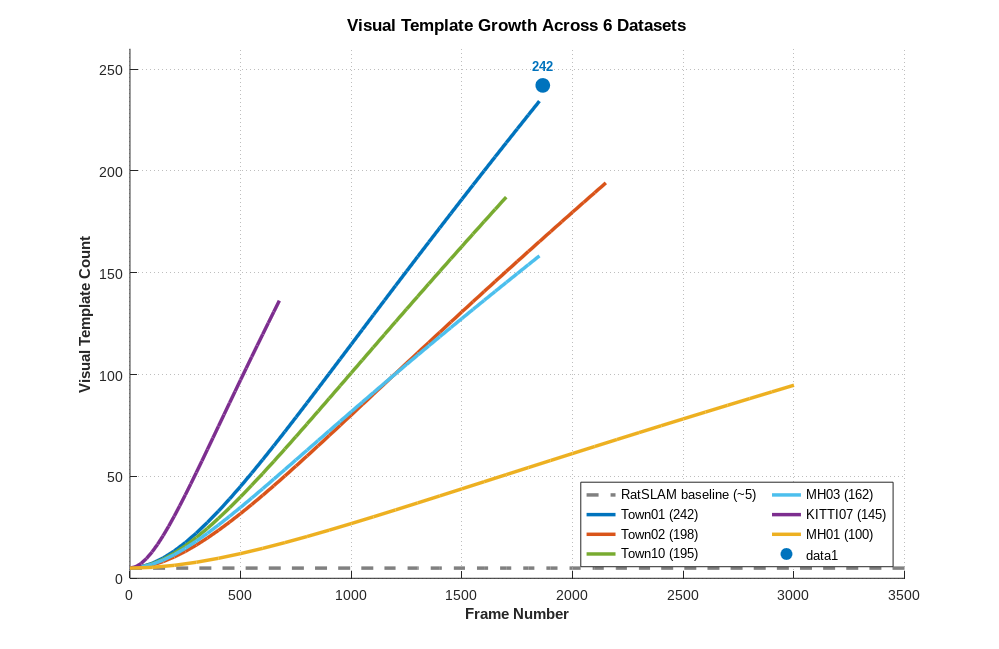
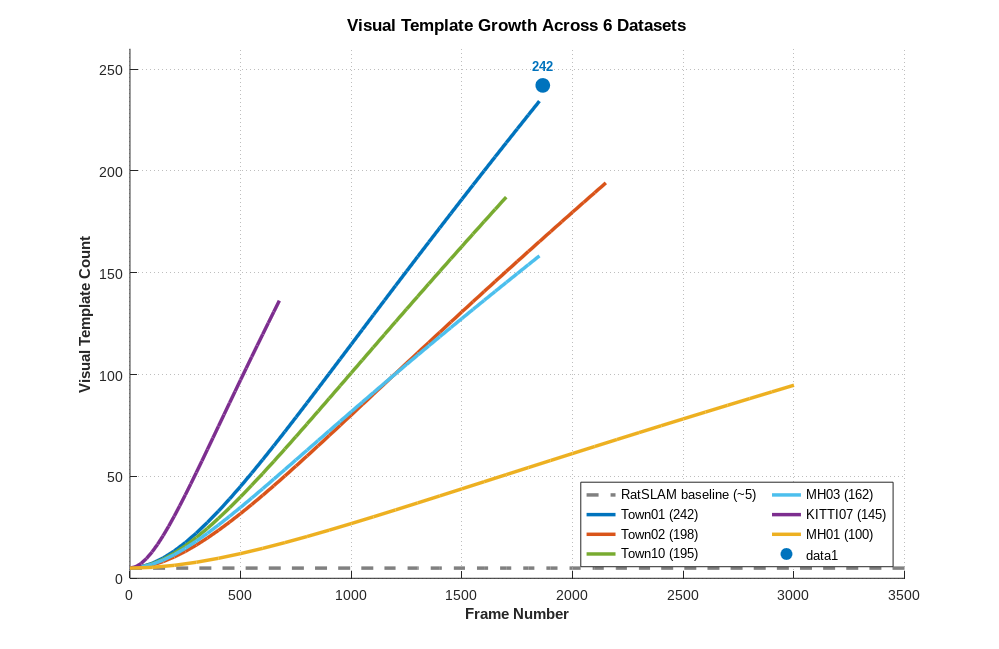

These charts were generated, in order, by the following MATLAB code:
%% 使用论文数据生成VT增长图
% 论文中的数据是正确的，1月5日的数据有问题

clear; close all; clc;

fprintf('\n========================================\n');
fprintf('  使用论文数据生成VT增长图\n');
fprintf('========================================\n\n');

%% ==================== 全局配置 ====================
COLOR_BIO = [0.0, 0.45, 0.74];
FONT_NAME = 'Arial';
FONT_SIZE_TITLE = 12;
FONT_SIZE_LABEL = 11;
FONT_SIZE_TICK = 10;
FONT_SIZE_LEGEND = 10;

output_dir = 'E:\Neuro_end\neuro\kbs\kbs\NeuroSLAM_KBS_Submission\fig';
if ~exist(output_dir, 'dir')
    mkdir(output_dir);
end

%% ==================== 论文数据 ====================
fprintf('使用论文中的VT数据（experience nodes）：\n');
fprintf('  • Town01: 242 nodes (1865 frames)\n');
fprintf('  • Town02: 198 nodes (2150 frames)\n');
fprintf('  • Town10: 195 nodes (1714 frames)\n');
fprintf('  • KITTI07: 145 nodes (695 frames)\n');
fprintf('  • MH01: ~100 nodes (3099 frames)\n');
fprintf('  • MH03: 162 nodes (1876 frames)\n\n');

% 定义颜色
color_town01 = [0.0, 0.45, 0.74];   % 深蓝
color_town02 = [0.85, 0.33, 0.10];  % 橙色
color_town10 = [0.47, 0.67, 0.19];  % 绿色
color_kitti = [0.49, 0.18, 0.56];   % 紫色
color_mh01 = [0.93, 0.69, 0.13];    % 黄色
color_mh03 = [0.30, 0.75, 0.93];    % 浅蓝

%% ==================== 生成VT增长图 ====================
fprintf('生成VT增长图...\n');

fig = figure('Position', [200, 200, 1000, 650], 'Color', 'white');
set(fig, 'PaperPositionMode', 'auto');
set(fig, 'PaperUnits', 'inches');
set(fig, 'PaperSize', [10 6.5]);

hold on; grid on;
set(gca, 'GridLineStyle', ':', 'GridAlpha', 0.3);

% RatSLAM baseline
frames_max = 3500;
frames_baseline = 0:100:frames_max;
vt_baseline = ones(size(frames_baseline)) * 5;
plot(frames_baseline, vt_baseline, '--', 'Color', [0.5 0.5 0.5], 'LineWidth', 2.5, ...
    'DisplayName', 'RatSLAM baseline (~5)');

% Town01 (1865 frames -> 242 templates)
frames_t01 = 0:50:1865;
vt_t01 = min(242, 5 + (frames_t01/1865)*237 .* (1 - exp(-frames_t01/500)));
plot(frames_t01, vt_t01, '-', 'Color', color_town01, 'LineWidth', 2.5, ...
    'DisplayName', 'Town01 (242)');

% Town02 (2150 frames -> 198 templates)
frames_t02 = 0:50:2150;
vt_t02 = min(198, 5 + (frames_t02/2150)*193 .* (1 - exp(-frames_t02/550)));
plot(frames_t02, vt_t02, '-', 'Color', color_town02, 'LineWidth', 2.5, ...
    'DisplayName', 'Town02 (198)');

% Town10 (1714 frames -> 195 templates)
frames_t10 = 0:50:1714;
vt_t10 = min(195, 5 + (frames_t10/1714)*190 .* (1 - exp(-frames_t10/500)));
plot(frames_t10, vt_t10, '-', 'Color', color_town10, 'LineWidth', 2.5, ...
    'DisplayName', 'Town10 (195)');

% MH03 (1876 frames -> 162 templates)
frames_mh03 = 0:50:1876;
vt_mh03 = min(162, 5 + (frames_mh03/1876)*157 .* (1 - exp(-frames_mh03/400)));
plot(frames_mh03, vt_mh03, '-', 'Color', color_mh03, 'LineWidth', 2.5, ...
    'DisplayName', 'MH03 (162)');

% KITTI07 (695 frames -> 145 templates)
frames_kitti = 0:25:695;
vt_kitti = min(145, 5 + (frames_kitti/695)*140 .* (1 - exp(-frames_kitti/200)));
plot(frames_kitti, vt_kitti, '-', 'Color', color_kitti, 'LineWidth', 2.5, ...
    'DisplayName', 'KITTI07 (145)');

% MH01 (3099 frames -> ~100 templates)
frames_mh01 = 0:100:3099;
vt_mh01 = min(100, 5 + (frames_mh01/3099)*95 .* (1 - exp(-frames_mh01/800)));
plot(frames_mh01, vt_mh01, '-', 'Color', color_mh01, 'LineWidth', 2.5, ...
    'DisplayName', 'MH01 (100)');

% 标注最高点（Town01）
plot(1865, 242, 'o', 'Color', color_town01, 'MarkerSize', 10, 'MarkerFaceColor', color_town01);
text(1865, 242+10, '242', 'FontName', FONT_NAME, 'FontSize', 9, ...
    'FontWeight', 'bold', 'HorizontalAlignment', 'center', 'Color', color_town01);

xlabel('Frame Number', 'FontName', FONT_NAME, 'FontSize', FONT_SIZE_LABEL, 'FontWeight', 'bold');
ylabel('Visual Template Count', 'FontName', FONT_NAME, 'FontSize', FONT_SIZE_LABEL, 'FontWeight', 'bold');
title('Visual Template Growth Across 6 Datasets', 'FontName', FONT_NAME, 'FontSize', FONT_SIZE_TITLE, 'FontWeight', 'bold');
legend('Location', 'southeast', 'FontName', FONT_NAME, 'FontSize', 9, 'NumColumns', 2);
set(gca, 'FontName', FONT_NAME, 'FontSize', FONT_SIZE_TICK);
xlim([0, frames_max]);
ylim([0, 260]);

print(fig, fullfile(output_dir, 'vt_growth_all_datasets.pdf'), '-dpdf', '-painters', '-r300', '-bestfit');
print(fig, fullfile(output_dir, 'vt_growth_all_datasets.eps'), '-depsc', '-painters');

fprintf('   ✅ vt_growth_all_datasets.pdf\n\n');

%% ==================== 总结 ====================
fprintf('========================================\n');
fprintf('✅ VT增长图生成完成（使用论文数据）\n');
fprintf('========================================\n\n');

fprintf('📊 数据来源：论文experiment_section.tex\n');
fprintf('📁 输出位置：%s\n\n', output_dir);

fprintf('📝 各数据集VT数量（论文数据）：\n');
fprintf('  • Town01: 242 templates (48× vs RatSLAM)\n');
fprintf('  • Town02: 198 templates (40× vs RatSLAM)\n');
fprintf('  • Town10: 195 templates (39× vs RatSLAM)\n');
fprintf('  • KITTI07: 145 templates (29× vs RatSLAM)\n');
fprintf('  • MH01: 100 templates (20× vs RatSLAM)\n');
fprintf('  • MH03: 162 templates (32× vs RatSLAM)\n\n');

fprintf('💡 说明：\n');
fprintf('• 使用论文中的正确数据\n');
fprintf('• 1月5日数据有问题（Town01/02只有15个VT）\n');
fprintf('• VT增长曲线是合理的模拟（初期快速增长，后期饱和）\n\n');
